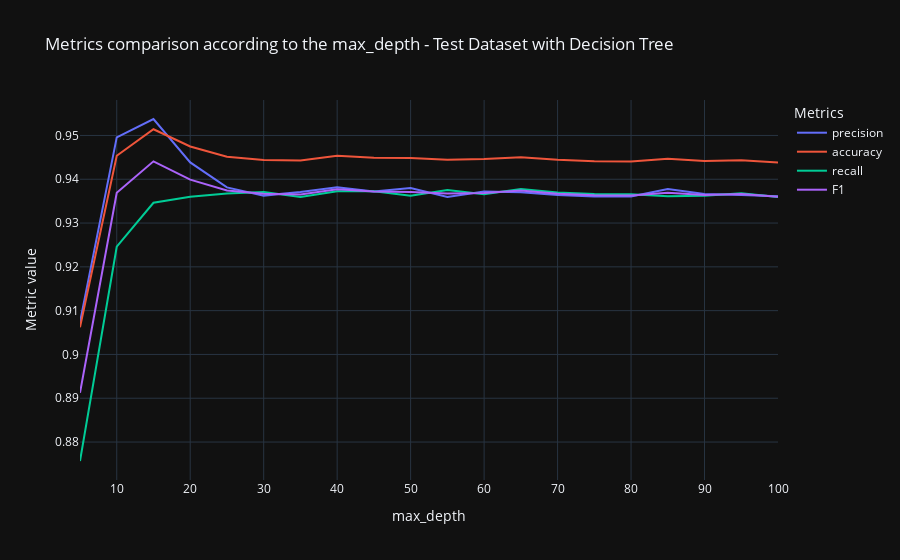

Here is the notebook cell this chart was saved with:
### Code cell
# Plotting test results
px.line(results_test_dt, 
        x=results_test_dt['max_depth'], 
        y=['precision', 'accuracy', 'recall', 'F1'],
        template='plotly_dark',
        title="Metrics comparison according to the max_depth - Test Dataset with Decision Tree",
        labels={'value': 'Metric value',
                'max_depth': 'max_depth'}).update_layout(legend=dict(title="Metrics"))

### Figure 1 — Plotly figure (JSON) as saved in the notebook; plotly's stock layout.template omitted (floating-point values rounded to 4 significant figures)
{"data": [{"hovertemplate": "variable=precision<br>max_depth=%{x}<br>Metric value=%{y}<extra></extra>", "legendgroup": "precision", "line": {"color": "#636efa", "dash": "solid"}, "marker": {"symbol": "circle"}, "mode": "lines", "name": "precision", "orientation": "v", "showlegend": true, "type": "scatter", "x": [5, 10, 15, 20, 25, 30, 35, 40, 45, 50, 55, 60, 65, 70, 75, 80, 85, 90, 95, 100], "xaxis": "x", "y": [0.9074, 0.9496, 0.9538, 0.9438, 0.9381, 0.9363, 0.9371, 0.9382, 0.9372, 0.938, 0.936, 0.9372, 0.937, 0.9364, 0.9361, 0.9361, 0.9378, 0.9366, 0.9364, 0.9361], "yaxis": "y"}, {"hovertemplate": "variable=accuracy<br>max_depth=%{x}<br>Metric value=%{y}<extra></extra>", "legendgroup": "accuracy", "line": {"color": "#EF553B", "dash": "solid"}, "marker": {"symbol": "circle"}, "mode": "lines", "name": "accuracy", "orientation": "v", "showlegend": true, "type": "scatter", "x": [5, 10, 15, 20, 25, 30, 35, 40, 45, 50, 55, 60, 65, 70, 75, 80, 85, 90, 95, 100], "xaxis": "x", "y": [0.9062, 0.9454, 0.9514, 0.9475, 0.9451, 0.9444, 0.9443, 0.9454, 0.9449, 0.9448, 0.9444, 0.9446, 0.945, 0.9444, 0.9441, 0.9441, 0.9447, 0.9442, 0.9443, 0.9438], "yaxis": "y"}, {"hovertemplate": "variable=recall<br>max_depth=%{x}<br>Metric value=%{y}<extra></extra>", "legendgroup": "recall", "line": {"color": "#00cc96", "dash": "solid"}, "marker": {"symbol": "circle"}, "mode": "lines", "name": "recall", "orientation": "v", "showlegend": true, "type": "scatter", "x": [5, 10, 15, 20, 25, 30, 35, 40, 45, 50, 55, 60, 65, 70, 75, 80, 85, 90, 95, 100], "xaxis": "x", "y": [0.8757, 0.9246, 0.9346, 0.936, 0.9367, 0.9371, 0.9359, 0.9373, 0.9373, 0.9362, 0.9375, 0.9366, 0.9378, 0.937, 0.9366, 0.9366, 0.9361, 0.9362, 0.9368, 0.9359], "yaxis": "y"}, {"hovertemplate": "variable=F1<br>max_depth=%{x}<br>Metric value=%{y}<extra></extra>", "legendgroup": "F1", "line": {"color": "#ab63fa", "dash": "solid"}, "marker": {"symbol": "circle"}, "mode": "lines", "name": "F1", "orientation": "v", "showlegend": true, "type": "scatter", "x": [5, 10, 15, 20, 25, 30, 35, 40, 45, 50, 55, 60, 65, 70, 75, 80, 85, 90, 95, 100], "xaxis": "x", "y": [0.8912, 0.9369, 0.9441, 0.9399, 0.9374, 0.9367, 0.9365, 0.9377, 0.9372, 0.9371, 0.9367, 0.9369, 0.9374, 0.9367, 0.9364, 0.9363, 0.9369, 0.9364, 0.9366, 0.936], "yaxis": "y"}], "layout": {"legend": {"title": {"text": "Metrics"}, "tracegroupgap": 0}, "title": {"text": "Metrics comparison according to the max_depth - Test Dataset with Decision Tree"}, "xaxis": {"anchor": "y", "domain": [0, 1], "title": {"text": "max_depth"}}, "yaxis": {"anchor": "x", "domain": [0, 1], "title": {"text": "Metric value"}}}}
